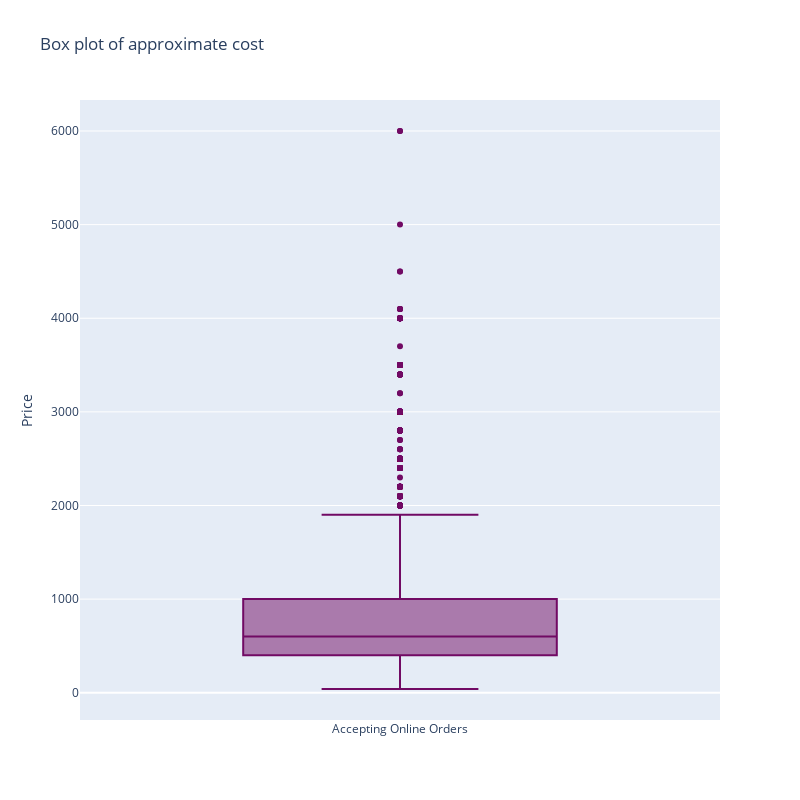

The notebook cell saved with this chart:
### Markdown cell above
## Distribution of Cost of Food for two People

### Code cell
trace0 = go.Box(y=df['cost'], name = 'Accepting Online Orders',marker=dict(color = 'rgb(113, 10, 100)'))
layout = go.Layout(title='Box plot of approximate cost', width=800, height=800, yaxis=dict(title="Price"))
fig = go.Figure(data=[trace0], layout=layout)
py.iplot(fig)

### Figure 1 — Plotly figure (JSON) as saved in the notebook; plotly's stock layout.template omitted (floating-point values rounded to 4 significant figures; data arrays with more than 128 entries replaced by an {"elided": "..."} marker saying what was removed)
{"data": [{"marker": {"color": "rgb(113, 10, 100)"}, "name": "Accepting Online Orders", "type": "box", "y": {"elided": "23248 int values"}}], "layout": {"height": 800, "title": {"text": "Box plot of approximate cost"}, "width": 800, "yaxis": {"title": {"text": "Price"}}}}
